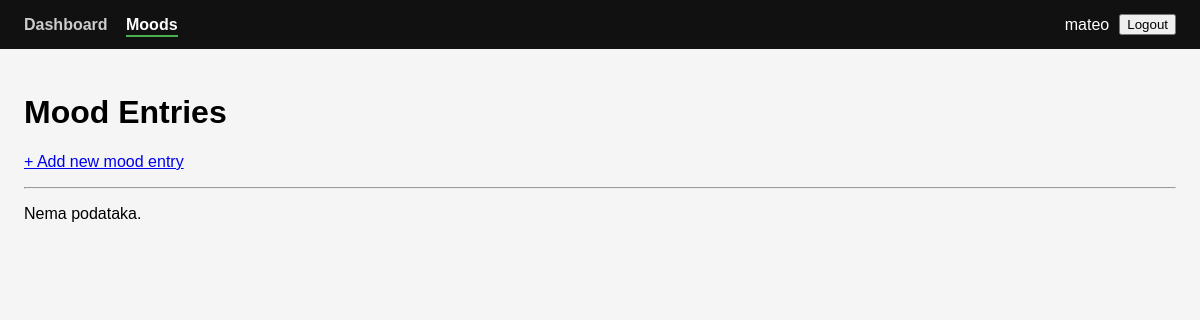
Before: /moods/ (signed in) with the older database file.
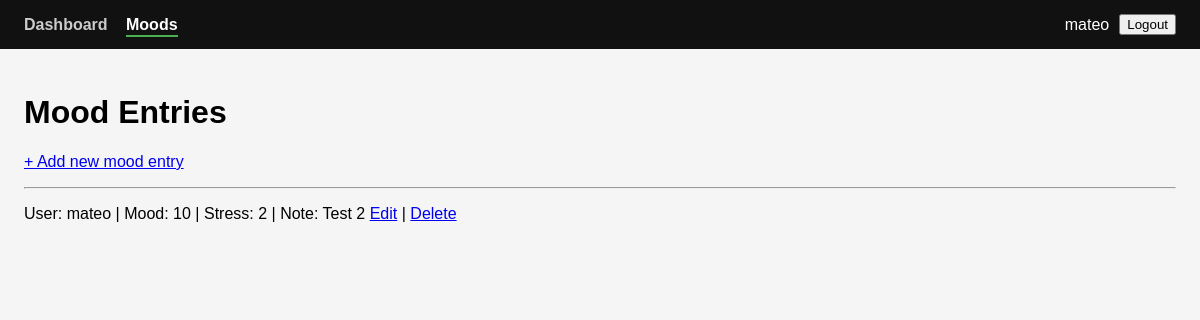
After: the same page with the newer database file.
### main/models.py (models this page shows, shortened)
class MoodEntry(models.Model):
    user = models.ForeignKey(
        settings.AUTH_USER_MODEL,
        on_delete=models.CASCADE,
        related_name="mood_entries",
    )
    mood = models.PositiveSmallIntegerField()
    stress = models.PositiveSmallIntegerField()
    note = models.TextField(blank=True)
    tags = models.ManyToManyField(
        Tag,
        blank=True,
        related_name="mood_entries",
    )
    created_at = models.DateTimeField(auto_now_add=True)
    class Meta:
        ordering = ["-created_at"]
        indexes = [
            models.Index(fields=["user", "-created_at"]),
        ]

### main/views.py (the view)
# urls.py: path("moods/", MoodListView.as_view(), name="mood_list"),
class MoodListView(LoginRequiredMixin, ListView):
    model = MoodEntry
    template_name = "main/mood_list.html"
    context_object_name = "moods"
    login_url = "login"
    def get_queryset(self):
        return MoodEntry.objects.filter(user=self.request.user).order_by("-id")

### main/templates/main/mood_list.html
{% extends "main/base.html" %}
{% block content %}
<h1>Mood Entries</h1>
{% if user.is_authenticated %}
  <p>
    <a href="{% url 'mood_create' %}">+ Add new mood entry</a>
  </p>
{% endif %}
<hr>
{% for mood in moods %}
    <p>
        User: {{ mood.user }} |
        Mood: {{ mood.mood }} |
        Stress: {{ mood.stress }} |
        Note: {{ mood.note }}
        <a href="{% url 'mood_edit' mood.pk %}">Edit</a> |
        <a href="{% url 'mood_delete' mood.pk %}">Delete</a>
    </p>
{% empty %}
    <p>Nema podataka.</p>
{% endfor %}
{% endblock %}

Changed rows visible on the page:
added MoodEntry: user "mateo", mood "10", stress "2", note "Test 2"
Other visible differences:
text no longer shown: "Nema podataka."
